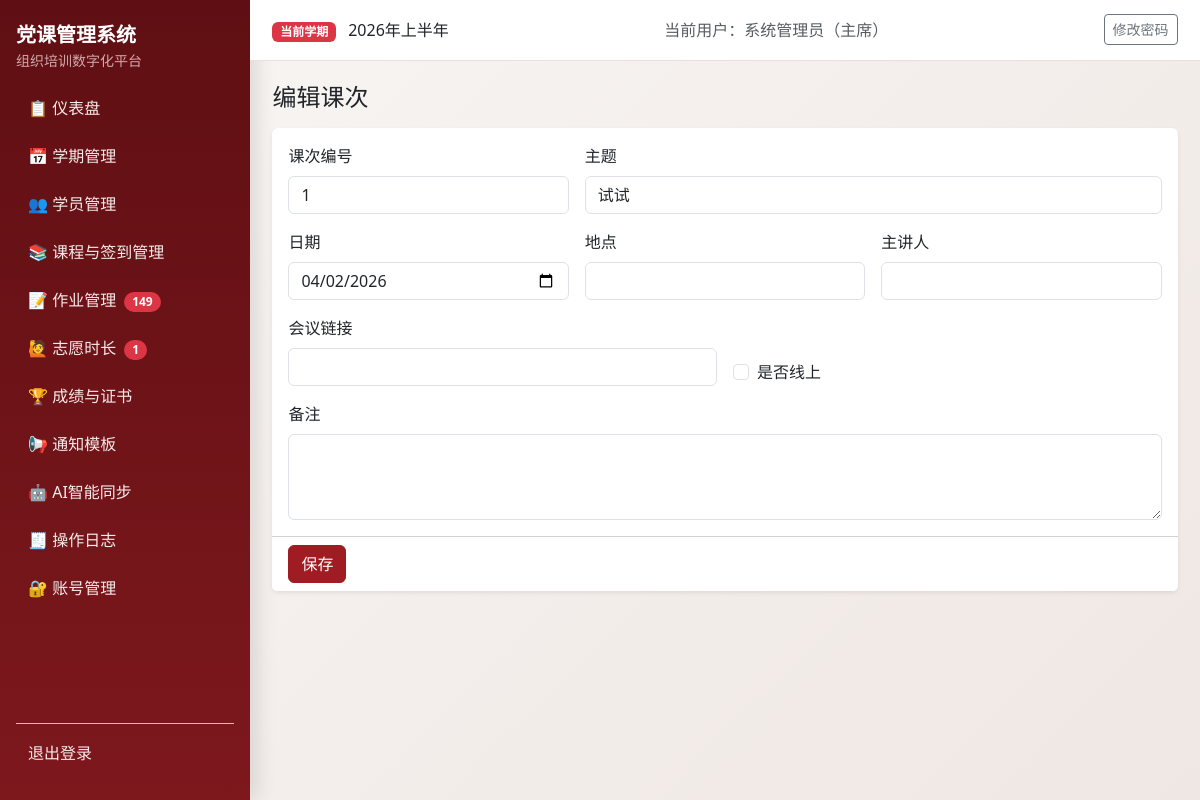
The app's page /courses/1/edit (signed in) with its own data.
### models.py (models this page shows, shortened)
class Semester(db.Model):
    __tablename__ = "semesters"
    id = db.Column(db.Integer, primary_key=True)
    name = db.Column(db.String(100), nullable=False)
    period_code = db.Column(db.String(20), nullable=True)
    period_positive = db.Column(db.String(20), nullable=True)
    period_development = db.Column(db.String(20), nullable=True)
    period_probationary = db.Column(db.String(20), nullable=True)
    year = db.Column(db.Integer, nullable=False)
    status = db.Column(db.String(20), nullable=False, default="active")
    exam_weight = db.Column(db.Integer, nullable=False, default=40)
    attendance_weight = db.Column(db.Integer, nullable=False, default=30)
    assignment_weight = db.Column(db.Integer, nullable=False, default=20)
    volunteer_weight = db.Column(db.Integer, nullable=False, default=10)
    pass_threshold = db.Column(db.Float, nullable=False, default=60.0)
    volunteer_target_hours = db.Column(db.Float, nullable=False, default=0.0)
    min_attendance_sessions = db.Column(db.Integer, nullable=False, default=2)
    created_at = db.Column(db.DateTime, default=datetime.utcnow, nullable=False)
    students = db.relationship("Student", back_populates="semester", cascade="all, delete-orphan")
    course_sessions = db.relationship("CourseSession", back_populates="semester", cascade="all, delete-orphan")
    assignments = db.relationship("Assignment", back_populates="semester", cascade="all, delete-orphan")
    volunteer_records = db.relationship(
        "VolunteerRecord", back_populates="semester", cascade="all, delete-orphan"
    )
    exam_records = db.relationship("ExamRecord", back_populates="semester", cascade="all, delete-orphan")
    final_scores = db.relationship("FinalScore", back_populates="semester", cascade="all, delete-orphan")

class User(UserMixin, db.Model):
    __tablename__ = "users"
    id = db.Column(db.Integer, primary_key=True)
    username = db.Column(db.String(80), unique=True, nullable=False, index=True)
    password_hash = db.Column(db.String(255), nullable=False)
    role = db.Column(db.String(20), nullable=False, default="staff")
    real_name = db.Column(db.String(80), nullable=True)
    created_at = db.Column(db.DateTime, default=datetime.utcnow, nullable=False)

class CourseSession(db.Model):
    __tablename__ = "course_sessions"
    __table_args__ = (
        db.UniqueConstraint("semester_id", "session_number", name="uq_semester_session_number"),
    )
    id = db.Column(db.Integer, primary_key=True)
    semester_id = db.Column(db.Integer, db.ForeignKey("semesters.id"), nullable=False, index=True)
    session_number = db.Column(db.Integer, nullable=False)
    theme = db.Column(db.String(200), nullable=False)
    date = db.Column(db.Date, nullable=False)
    location = db.Column(db.String(200), nullable=True)
    is_online = db.Column(db.Boolean, nullable=False, default=False)
    meeting_link = db.Column(db.String(255), nullable=True)
    lecturer = db.Column(db.String(120), nullable=True)
    notes = db.Column(db.Text, nullable=True)
    semester = db.relationship("Semester", back_populates="course_sessions")
    attendances = db.relationship("Attendance", back_populates="session", cascade="all, delete-orphan")
    assignments = db.relationship("Assignment", back_populates="session", cascade="all")

### blueprints/courses.py (the view, shortened to what this page needs)
@courses_bp.route("/<int:course_id>/edit", methods=["GET", "POST"])
@login_required
def edit_course(course_id: int):
	course = db.session.get(CourseSession, course_id)
	if not course:
		flash("课次不存在。", "danger")
		return redirect(url_for("courses_bp.list_courses"))
	return render_template("courses/form.html", course=course, next_no=course.session_number)

### authz.py (called while the page is built)
def normalize_role(role: str | None) -> str:
    value = (role or "staff").strip().lower()
    if value not in ROLE_LABELS:
        return "staff"
    return value

def role_label(role: str | None) -> str:
    return ROLE_LABELS.get(normalize_role(role), "干事")

def can_view_logs(role: str | None) -> bool:
    return normalize_role(role) in {"admin", "minister"}

def can_manage_accounts(role: str | None) -> bool:
    return normalize_role(role) == "admin"

def can_edit_notification_templates(role: str | None) -> bool:
    return normalize_role(role) in {"admin", "minister"}

### templates/courses/form.html (shortened to what this page needs)
{% extends "base.html" %}
{% block content %}
<h1 class="h4 mb-3">{{ '编辑课次' if course else '新建课次' }}</h1>
<form method="post" class="card border-0 shadow-sm">
  <div class="card-body row g-3">
    <div class="col-md-4"><label class="form-label">课次编号</label><input class="form-control" type="number" name="session_number" min="1" required value="{{ course.session_number if course else next_no }}"></div>
    <div class="col-md-8"><label class="form-label">主题</label><input class="form-control" name="theme" required maxlength="200" value="{{ course.theme if course else '' }}"></div>
    <div class="col-md-4"><label class="form-label">日期</label><input class="form-control" type="date" name="date" value="{{ course.date if course else '' }}"></div>
    <div class="col-md-4"><label class="form-label">地点</label><input class="form-control" name="location" value="{{ course.location if course else '' }}"></div>
    <div class="col-md-4"><label class="form-label">主讲人</label><input class="form-control" name="lecturer" value="{{ course.lecturer if course else '' }}"></div>
    <div class="col-md-6"><label class="form-label">会议链接</label><input class="form-control" name="meeting_link" maxlength="255" value="{{ course.meeting_link if course else '' }}"></div>
    <div class="col-md-6 d-flex align-items-end"><div class="form-check"><input class="form-check-input" type="checkbox" name="is_online" {% if course and course.is_online %}checked{% endif %}><label class="form-check-label">是否线上</label></div></div>
    <div class="col-12"><label class="form-label">备注</label><textarea class="form-control" rows="3" name="notes">{{ course.notes if course else '' }}</textarea></div>
  </div>
  <div class="card-footer bg-white"><button class="btn btn-primary">保存</button></div>
</form>
{% endblock %}

### templates/base.html (shortened to what this page needs)
<!doctype html>
<html lang="zh-CN">
<head>
  <link href="https://cdn.jsdelivr.net/npm/bootstrap@5.3.3/dist/css/bootstrap.min.css" rel="stylesheet">
</head>
<body>
  {% if current_user.is_authenticated %}
  <div class="layout">
    <aside class="sidebar d-flex flex-column">
      <div class="mb-3">
        <div class="fw-bold fs-5 text-white">党课管理系统</div>
        <div class="small opacity-75">组织培训数字化平台</div>
      </div>
      <nav class="nav flex-column mb-3">
        <a class="nav-link" href="{{ url_for('auth_bp.dashboard') }}">📋 仪表盘</a>
        <a class="nav-link" href="{{ url_for('semester_bp.list_semesters') }}">📅 学期管理</a>
        <a class="nav-link" href="{{ url_for('students_bp.list_students') }}">👥 学员管理</a>
        <a class="nav-link" href="{{ url_for('courses_bp.list_courses') }}">📚 课程与签到管理</a>
        <a class="nav-link" href="{{ url_for('assignments_bp.assignments_overview') }}">📝 作业管理
          {% if pending_assignment_students > 0 %}
            <span class="badge rounded-pill text-bg-danger ms-1">{{ pending_assignment_students }}</span>
          {% endif %}
        </a>
        <a class="nav-link" href="{{ url_for('volunteers_bp.volunteer_overview') }}">🙋 志愿时长
          {% if pending_volunteer_records > 0 %}
            <span class="badge rounded-pill text-bg-danger ms-1">{{ pending_volunteer_records }}</span>
          {% endif %}
        </a>
        <a class="nav-link" href="{{ url_for('scores_bp.result_overview') }}">🏆 成绩与证书</a>
        <a class="nav-link" href="{{ url_for('notifications_bp.template_list') }}">📢 通知模板</a>
        <a class="nav-link" href="{{ url_for('ai_tools_bp.index') }}">🤖 AI智能同步</a>
        {% if can_view_logs %}
        <a class="nav-link" href="{{ url_for('auth_bp.operation_logs') }}">🧾 操作日志</a>
        {% endif %}
        {% if can_manage_accounts %}
        <a class="nav-link" href="{{ url_for('auth_bp.account_list') }}">🔐 账号管理</a>
        {% endif %}
      </nav>
      <div class="mt-auto pt-2 border-top border-danger-subtle">
        <a class="nav-link" href="{{ url_for('auth_bp.logout') }}">退出登录</a>
      </div>
    </aside>
    <div class="content-wrap">
      <header class="topbar">
        <div>
          <span class="badge text-bg-danger">当前学期</span>
          <span class="ms-2">{{ current_semester.name if current_semester else '未设置激活学期' }}</span>
        </div>
        <div class="text-muted">当前用户：{{ current_user.real_name or current_user.username }}（{{ current_user_role_label }}）</div>
        <div>
          <a class="btn btn-sm btn-outline-secondary" href="{{ url_for('auth_bp.change_password') }}">修改密码</a>
        </div>
      </header>
      <main class="page-content">
        {% block content %}{% endblock %}
      </main>
    </div>
  </div>
  {% else %}
    {% block auth_content %}{% endblock %}
  {% endif %}
</body>
</html>

### templates/base.html (style rules this page uses)
:root { --pc-primary: #9f1d22; --pc-primary-dark: #7f1519; --pc-sidebar-bg: #5f0f13; --pc-sidebar-text: #f6dddd; --pc-bg: #f8f6f4; --pc-card: #ffffff; }
body { background: linear-gradient(135deg, #f8f6f4 0%, #efe7e3 100%); min-height: 100vh; }
.layout { display: flex; min-height: 100vh; }
.sidebar { width: 250px; background: linear-gradient(180deg, var(--pc-sidebar-bg), #7d181d); color: var(--pc-sidebar-text); position: fixed; top: 0; left: 0; bottom: 0; padding: 1.25rem 1rem; box-shadow: 6px 0 20px rgba(0, 0, 0, 0.12); }
.sidebar .nav-link { color: #f8eaea; border-radius: 10px; margin-bottom: 0.4rem; padding: 0.55rem 0.75rem; }
.content-wrap { margin-left: 250px; width: calc(100% - 250px); }
.topbar { background: var(--pc-card); border-bottom: 1px solid #eadfda; padding: 0.9rem 1.4rem; display: flex; justify-content: space-between; align-items: center; position: sticky; top: 0; z-index: 5; }
.page-content { padding: 1.4rem; }
.btn-primary { background-color: var(--pc-primary); border-color: var(--pc-primary); }

### records on screen
Semester: name "2026年上半年"
User: real_name "系统管理员"
CourseSession: session_number "1", theme "试试", date "04/02/2026"

### other values on screen
{{ pending_assignment_students }} "149"
{{ pending_volunteer_records }} "1"
{{ current_user_role_label }} "主席"
{{ '编辑课次' if course else '新建课次' }} "编辑课次"
